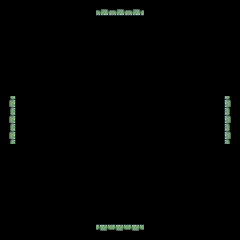

Rendered tile map (Tiled .tmx) drawn with the repository's tilesets; below, a short description and the full map source, tile grids included:
An orthogonal 15x15 tile map with 16x16 px tiles, 5 tile layers (Water, Floor, Walls, Decorations, ...), 3 tilesets.

<map version="1.10" tiledversion="1.11.0" orientation="orthogonal" renderorder="right-down" width="15" height="15" tilewidth="16" tileheight="16" infinite="0" nextlayerid="14" nextobjectid="4">
 <tileset firstgid="1" name="Tileset" tilewidth="16" tileheight="16" tilecount="969" columns="51">
  <image source="../../Assets/Tileset.png" width="816" height="304" />
 </tileset>
 <tileset firstgid="970" source="../../Tileset2.tsx" />
 <tileset firstgid="1026" source="../../Tileset3.tsx" />
 <layer id="13" name="Water" width="15" height="15">
  <data encoding="csv">
0,0,0,0,0,0,0,0,0,0,0,0,0,0,0,
0,0,0,0,0,0,0,0,0,0,0,0,0,0,0,
0,0,0,0,0,0,0,0,0,0,0,0,0,0,0,
0,0,0,0,0,0,0,0,0,0,0,0,0,0,0,
0,0,0,0,0,0,0,0,0,0,0,0,0,0,0,
0,0,0,0,0,0,0,0,0,0,0,0,0,0,0,
0,0,0,0,0,0,0,0,0,0,0,0,0,0,0,
0,0,0,0,0,0,0,0,0,0,0,0,0,0,0,
0,0,0,0,0,0,0,0,0,0,0,0,0,0,0,
0,0,0,0,0,0,0,0,0,0,0,0,0,0,0,
0,0,0,0,0,0,0,0,0,0,0,0,0,0,0,
0,0,0,0,0,0,0,0,0,0,0,0,0,0,0,
0,0,0,0,0,0,0,0,0,0,0,0,0,0,0,
0,0,0,0,0,0,0,0,0,0,0,0,0,0,0,
0,0,0,0,0,0,0,0,0,0,0,0,0,0,0
</data>
 </layer>
 <layer id="1" name="Floor" width="15" height="15">
  <data encoding="csv">
0,0,0,0,0,0,0,0,0,0,0,0,0,0,0,
0,0,0,0,0,0,0,0,0,0,0,0,0,0,0,
0,0,0,0,0,0,0,0,0,0,0,0,0,0,0,
0,0,0,0,0,0,0,0,0,0,0,0,0,0,0,
0,0,0,0,0,0,0,0,0,0,0,0,0,0,0,
0,0,0,0,0,0,0,0,0,0,0,0,0,0,0,
0,0,0,0,0,0,0,0,0,0,0,0,0,0,0,
0,0,0,0,0,0,0,0,0,0,0,0,0,0,0,
0,0,0,0,0,0,0,0,0,0,0,0,0,0,0,
0,0,0,0,0,0,0,0,0,0,0,0,0,0,0,
0,0,0,0,0,0,0,0,0,0,0,0,0,0,0,
0,0,0,0,0,0,0,0,0,0,0,0,0,0,0,
0,0,0,0,0,0,0,0,0,0,0,0,0,0,0,
0,0,0,0,0,0,0,0,0,0,0,0,0,0,0,
0,0,0,0,0,0,0,0,0,0,0,0,0,0,0
</data>
 </layer>
 <layer id="5" name="Walls" width="15" height="15">
  <data encoding="csv">
0,0,0,0,0,0,2684355537,2684355537,2684355537,0,0,0,0,0,0,
0,0,0,0,0,0,0,0,0,0,0,0,0,0,0,
0,0,0,0,0,0,0,0,0,0,0,0,0,0,0,
0,0,0,0,0,0,0,0,0,0,0,0,0,0,0,
0,0,0,0,0,0,0,0,0,0,0,0,0,0,0,
0,0,0,0,0,0,0,0,0,0,0,0,0,0,0,
977,0,0,0,0,0,0,0,0,0,0,0,0,0,2147484625,
977,0,0,0,0,0,0,0,0,0,0,0,0,0,2147484625,
977,0,0,0,0,0,0,0,0,0,0,0,0,0,2147484625,
0,0,0,0,0,0,0,0,0,0,0,0,0,0,0,
0,0,0,0,0,0,0,0,0,0,0,0,0,0,0,
0,0,0,0,0,0,0,0,0,0,0,0,0,0,0,
0,0,0,0,0,0,0,0,0,0,0,0,0,0,0,
0,0,0,0,0,0,0,0,0,0,0,0,0,0,0,
0,0,0,0,0,0,1610613713,1610613713,1610613713,0,0,0,0,0,0
</data>
 </layer>
 <layer id="6" name="Decorations" width="15" height="15">
  <data encoding="csv">
0,0,0,0,0,0,0,0,0,0,0,0,0,0,0,
0,0,0,0,0,0,0,0,0,0,0,0,0,0,0,
0,0,0,0,0,0,0,0,0,0,0,0,0,0,0,
0,0,0,0,0,0,0,0,0,0,0,0,0,0,0,
0,0,0,0,0,0,0,0,0,0,0,0,0,0,0,
0,0,0,0,0,0,0,0,0,0,0,0,0,0,0,
0,0,0,0,0,0,0,0,0,0,0,0,0,0,0,
0,0,0,0,0,0,0,0,0,0,0,0,0,0,0,
0,0,0,0,0,0,0,0,0,0,0,0,0,0,0,
0,0,0,0,0,0,0,0,0,0,0,0,0,0,0,
0,0,0,0,0,0,0,0,0,0,0,0,0,0,0,
0,0,0,0,0,0,0,0,0,0,0,0,0,0,0,
0,0,0,0,0,0,0,0,0,0,0,0,0,0,0,
0,0,0,0,0,0,0,0,0,0,0,0,0,0,0,
0,0,0,0,0,0,0,0,0,0,0,0,0,0,0
</data>
 </layer>
 <layer id="12" name="Decorations2" width="15" height="15">
  <data encoding="csv">
0,0,0,0,0,0,0,0,0,0,0,0,0,0,0,
0,0,0,0,0,0,0,0,0,0,0,0,0,0,0,
0,0,0,0,0,0,0,0,0,0,0,0,0,0,0,
0,0,0,0,0,0,0,0,0,0,0,0,0,0,0,
0,0,0,0,0,0,0,0,0,0,0,0,0,0,0,
0,0,0,0,0,0,0,0,0,0,0,0,0,0,0,
0,0,0,0,0,0,0,0,0,0,0,0,0,0,0,
0,0,0,0,0,0,0,0,0,0,0,0,0,0,0,
0,0,0,0,0,0,0,0,0,0,0,0,0,0,0,
0,0,0,0,0,0,0,0,0,0,0,0,0,0,0,
0,0,0,0,0,0,0,0,0,0,0,0,0,0,0,
0,0,0,0,0,0,0,0,0,0,0,0,0,0,0,
0,0,0,0,0,0,0,0,0,0,0,0,0,0,0,
0,0,0,0,0,0,0,0,0,0,0,0,0,0,0,
0,0,0,0,0,0,0,0,0,0,0,0,0,0,0
</data>
 </layer>
 <objectgroup id="10" name="Object Layer 1" />
</map>
